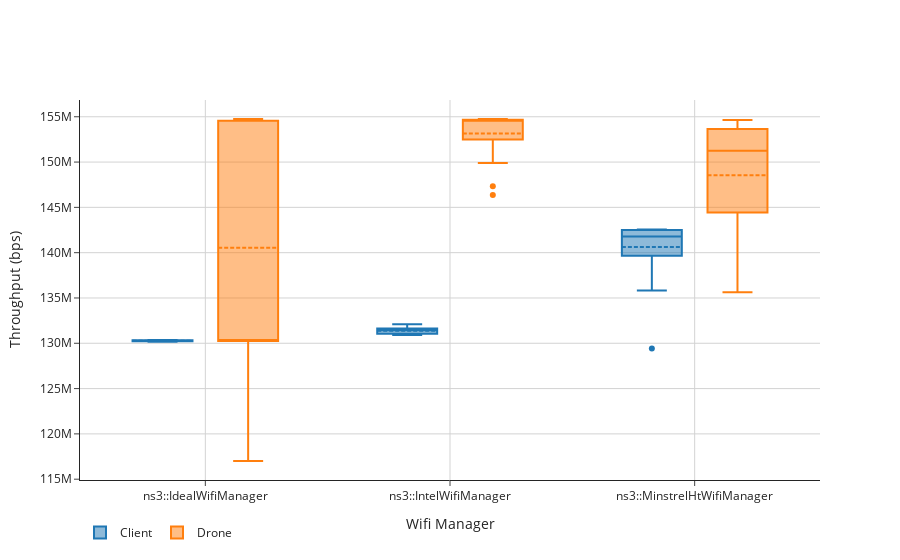

Here is the notebook cell this chart was saved with:
### Code cell
# import plotly.express as px

radius = '100'
filtered = full[(full['distance'] == radius)]
print(set(filtered['N']))
filtered = filtered[(filtered['N'] == '2')]
print(set(filtered['dataRate']))
filtered = filtered[(filtered['dataRate'] == '180Mbps')]
drone = filtered[(filtered['agentType'] == 'Drone')]
client = filtered[(filtered['agentType'] == 'Client')]

trace0 = go.Box(
    y=(client['Throughput']),
    x=client['wifiManager'],
    name='Client',
    boxmean=True
)

trace1 = go.Box(
    y=(drone['Throughput']),
    x=drone['wifiManager'],
    name='Drone',
    boxmean=True
)


data = [trace0, trace1]
layout = go.Layout(
    template = "simple_white",
    xaxis_title="Wifi Manager",
    yaxis=go.layout.YAxis(
        title='Throughput (bps)',
    ),
    boxmode='group',)

fig = go.Figure(data=data, layout=layout)
fig.update_layout(legend_orientation="h")
fig.update_xaxes(showgrid=True, gridwidth=1, gridcolor='LightGrey')
fig.update_yaxes(showgrid=True, gridwidth=1, gridcolor='LightGrey')
fig.show()
fig.write_image("débit_simple_3dB.png")

### Figure 1 — Plotly figure (JSON) as saved in the notebook; plotly's stock layout.template omitted (floating-point values rounded to 4 significant figures)
{"data": [{"boxmean": true, "name": "Client", "type": "box", "x": ["ns3::IdealWifiManager", "ns3::IdealWifiManager", "ns3::IdealWifiManager", "ns3::IdealWifiManager", "ns3::IdealWifiManager", "ns3::IdealWifiManager", "ns3::IdealWifiManager", "ns3::IdealWifiManager", "ns3::IdealWifiManager", "ns3::IdealWifiManager", "ns3::IdealWifiManager", "ns3::IdealWifiManager", "ns3::IdealWifiManager", "ns3::IdealWifiManager", "ns3::IdealWifiManager", "ns3::IdealWifiManager", "ns3::IdealWifiManager", "ns3::IdealWifiManager", "ns3::IdealWifiManager", "ns3::IdealWifiManager", "ns3::IntelWifiManager", "ns3::IntelWifiManager", "ns3::IntelWifiManager", "ns3::IntelWifiManager", "ns3::IntelWifiManager", "ns3::IntelWifiManager", "ns3::IntelWifiManager", "ns3::IntelWifiManager", "ns3::IntelWifiManager", "ns3::IntelWifiManager", "ns3::IntelWifiManager", "ns3::IntelWifiManager", "ns3::IntelWifiManager", "ns3::IntelWifiManager", "ns3::IntelWifiManager", "ns3::IntelWifiManager", "ns3::IntelWifiManager", "ns3::IntelWifiManager", "ns3::IntelWifiManager", "ns3::IntelWifiManager", "ns3::MinstrelHtWifiManager", "ns3::MinstrelHtWifiManager", "ns3::MinstrelHtWifiManager", "ns3::MinstrelHtWifiManager", "ns3::MinstrelHtWifiManager", "ns3::MinstrelHtWifiManager", "ns3::MinstrelHtWifiManager", "ns3::MinstrelHtWifiManager", "ns3::MinstrelHtWifiManager", "ns3::MinstrelHtWifiManager", "ns3::MinstrelHtWifiManager", "ns3::MinstrelHtWifiManager", "ns3::MinstrelHtWifiManager", "ns3::MinstrelHtWifiManager", "ns3::MinstrelHtWifiManager", "ns3::MinstrelHtWifiManager", "ns3::MinstrelHtWifiManager", "ns3::MinstrelHtWifiManager", "ns3::MinstrelHtWifiManager", "ns3::MinstrelHtWifiManager"], "y": [130300000.0, 130200000.0, 130300000.0, 130300000.0, 130200000.0, 130300000.0, 130200000.0, 130300000.0, 130300000.0, 130300000.0, 130200000.0, 130300000.0, 130300000.0, 130300000.0, 130300000.0, 130300000.0, 130200000.0, 130300000.0, 130300000.0, 130200000.0, 131200000.0, 131000000.0, 131300000.0, 131600000.0, 131400000.0, 131000000.0, 131500000.0, 130900000.0, 131300000.0, 132100000.0, 130900000.0, 131800000.0, 131100000.0, 131000000.0, 131600000.0, 131700000.0, 131500000.0, 131400000.0, 131600000.0, 131600000.0, 129400000.0, 142500000.0, 142400000.0, 135800000.0, 139200000.0, 141800000.0, 141800000.0, 142500000.0, 141600000.0, 142200000.0, 142500000.0, 142600000.0, 141300000.0, 142500000.0, 139400000.0, 141300000.0, 142500000.0, 139900000.0, 142500000.0, 138700000.0]}, {"boxmean": true, "name": "Drone", "type": "box", "x": ["ns3::IdealWifiManager", "ns3::IdealWifiManager", "ns3::IdealWifiManager", "ns3::IdealWifiManager", "ns3::IdealWifiManager", "ns3::IdealWifiManager", "ns3::IdealWifiManager", "ns3::IdealWifiManager", "ns3::IdealWifiManager", "ns3::IdealWifiManager", "ns3::IdealWifiManager", "ns3::IdealWifiManager", "ns3::IdealWifiManager", "ns3::IdealWifiManager", "ns3::IdealWifiManager", "ns3::IdealWifiManager", "ns3::IdealWifiManager", "ns3::IdealWifiManager", "ns3::IdealWifiManager", "ns3::IdealWifiManager", "ns3::IntelWifiManager", "ns3::IntelWifiManager", "ns3::IntelWifiManager", "ns3::IntelWifiManager", "ns3::IntelWifiManager", "ns3::IntelWifiManager", "ns3::IntelWifiManager", "ns3::IntelWifiManager", "ns3::IntelWifiManager", "ns3::IntelWifiManager", "ns3::IntelWifiManager", "ns3::IntelWifiManager", "ns3::IntelWifiManager", "ns3::IntelWifiManager", "ns3::IntelWifiManager", "ns3::IntelWifiManager", "ns3::IntelWifiManager", "ns3::IntelWifiManager", "ns3::IntelWifiManager", "ns3::IntelWifiManager", "ns3::MinstrelHtWifiManager", "ns3::MinstrelHtWifiManager", "ns3::MinstrelHtWifiManager", "ns3::MinstrelHtWifiManager", "ns3::MinstrelHtWifiManager", "ns3::MinstrelHtWifiManager", "ns3::MinstrelHtWifiManager", "ns3::MinstrelHtWifiManager", "ns3::MinstrelHtWifiManager", "ns3::MinstrelHtWifiManager", "ns3::MinstrelHtWifiManager", "ns3::MinstrelHtWifiManager", "ns3::MinstrelHtWifiManager", "ns3::MinstrelHtWifiManager", "ns3::MinstrelHtWifiManager", "ns3::MinstrelHtWifiManager", "ns3::MinstrelHtWifiManager", "ns3::MinstrelHtWifiManager", "ns3::MinstrelHtWifiManager", "ns3::MinstrelHtWifiManager"], "y": [154700000.0, 117000000.0, 130300000.0, 154500000.0, 130300000.0, 130300000.0, 130200000.0, 154600000.0, 130300000.0, 130300000.0, 154700000.0, 130200000.0, 154600000.0, 130200000.0, 130300000.0, 154500000.0, 154700000.0, 154500000.0, 130200000.0, 154500000.0, 154800000.0, 149900000.0, 152600000.0, 154700000.0, 152400000.0, 147300000.0, 154700000.0, 154600000.0, 146400000.0, 151800000.0, 154700000.0, 154700000.0, 154700000.0, 153700000.0, 153200000.0, 154600000.0, 154700000.0, 154700000.0, 154300000.0, 154600000.0, 139400000.0, 137700000.0, 153700000.0, 154600000.0, 152800000.0, 149600000.0, 149700000.0, 152100000.0, 135600000.0, 153639520, 150100000.0, 153800000.0, 136400000.0, 153800000.0, 154200000.0, 149500000.0, 150500000.0, 152000000.0, 139200000.0, 152700800]}], "layout": {"boxmode": "group", "legend": {"orientation": "h"}, "xaxis": {"gridcolor": "LightGrey", "gridwidth": 1, "showgrid": true, "title": {"text": "Wifi Manager"}}, "yaxis": {"gridcolor": "LightGrey", "gridwidth": 1, "showgrid": true, "title": {"text": "Throughput (bps)"}}}}
